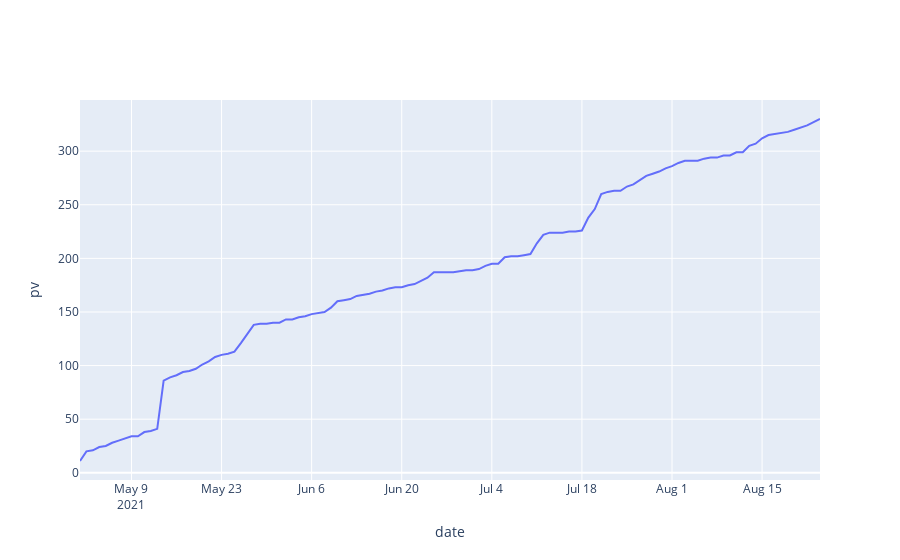

Notebook source saved alongside this figure:
### Code cell
trace0 = go.Scatter(x = date_list, y = pv_list, mode = 'lines', name = 'X')


# レイアウトの指定
layout = go.Layout(xaxis = dict(title = 'date', type='date'), 
              yaxis = dict(title = 'pv'))

fig = dict(data = [trace0], layout = layout)

offline.iplot(fig)
